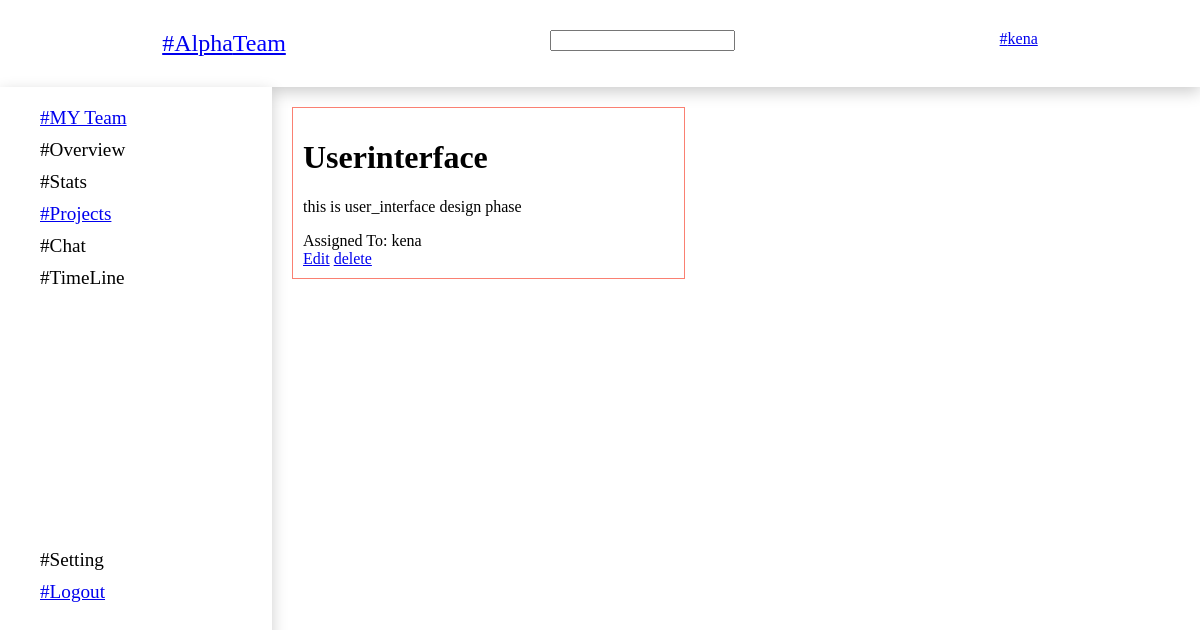
Screenshot of /dashboard/task/Userinterface/ (signed in) with the database file from the repository.
### projects/models.py (models this page shows, shortened)
class Task(models.Model):
    TODO = 'TD'
    COMPLETED = 'C'
    INPROGRESS = 'P'
    status_choice = [
        (TODO, 'Todo Task'),
        (COMPLETED, 'Completed Task'),
        (INPROGRESS, 'Inprogress Task'),
    ]
    task_name = models.CharField(max_length=50)
    description = models.TextField()
    assigned_to = models.ManyToManyField(User, through="TaskUser")
    updated = models.DateTimeField(auto_now=True)
    created = models.DateTimeField(auto_now_add=True)
    start_date = models.DateTimeField()
    deadline_date = models.DateTimeField()
    task_status = models.CharField(max_length=2, choices=status_choice, default=TODO)

### projects/views.py (the view)
# urls.py: path('task/<str:pk>/', views.show_task_detail, name = "task_detail"),
@login_required(login_url='login')
def show_task_detail(request, pk):
    task_name = Task.objects.get(task_name=pk)
    return render(request, 'projects/Task_info.html', {'task':task_name})

### projects/context_processors.py (called while the page is built)
@login_required(login_url='login')
def access_completed_task(request):
    completed_task = Task.objects.filter(task_status = 'C')
    return {'completed':completed_task, 'no_completed':len(completed_task)}

@login_required(login_url='login')
def access_inprogress_task(request):
    inprogress = Task.objects.filter(task_status = 'P')
    return {'inprogress':inprogress, 'no_inprogress':len(inprogress)}

@login_required(login_url='login')
def access_todo_task(request):
    todo_task = Task.objects.filter(task_status = 'TD')
    return {'todoTasks':todo_task, 'no_todo':len(todo_task)}

### projects/templates/projects/Task_info.html
{% extends 'index.html' %}
{% load static %}
{% block extra_head %}
<link rel="stylesheet" href="{% static 'CSS/task_info.css' %}">
{% endblock %}
{% block content %}
<div class="task-detail">
    <div class="task_name">
        <h1>{{task.task_name}}</h1>
    </div>
    <div class="task-desciption">
        <p>{{task.description}}</p>
    </div>
    <div class="contributors">
        {% for name in task.assigned_to.all %}
            Assigned To: {{name}}
        {% endfor %}
    </div>
    <div class="task-detail-footer">
        <div class="edit-delete">
            <a href={% url 'update_task' task.id %}>Edit</a>
            <a href={% url 'delete_task' task.id %}>delete</a>
        </div>
    </div>
</div>
{% endblock %}

### Templates/index.html (shortened to what this page needs)
{% load static %}
<!DOCTYPE html>
<html lang="en">
<head>
    {% load livereload_tags %}
    <link rel="stylesheet" href="{% static 'CSS/style.css' %}">
    {% block extra_head %}{% endblock %}
</head>
<body>
    <header>
        <div class="header">
            <div class="top-sidebar">
                <a href={% url  'home' %}>#Alpha<span>Team</span></a>
            </div>
            <div class="search">
                <input type="text">
            </div>
            <div class="profile">
                <a href={% url 'my-profile' %}>#<span>{{request.user}}</span></a>
            </div>
        </div>
    </header>
    <main>
        <div class="sidebar">
            <div class="navigation">
                <nav class="nav-bar">
                    <div class="nav-upper">
                        <div class="create_team nav-items">
                            <a href={% url 'user-page'  %}>#MY Team</a>
                        </div>
                        <div class="overview nav-items">
                            #Overview
                        </div>
                        <div class="stats nav-items">
                            #Stats
                        </div>
                        <div class="Projects nav-items">
                            <a href={% url 'projects' %}>#Projects</a>
                        </div>
                        <div class="chat nav-items">
                            #Chat
                        </div>
                        <div class="timeline nav-items">
                            #TimeLine
                        </div>
                    </div>
                    <div class="nav-lower">
                        <div class="settings nav-items">
                            #Setting
                        </div>
                        <div class="logout nav-items">
                            <a href={% url 'logout' %}>#Logout</a>
                        </div>
                    </div>
                </nav>
            </div>
        </div>
        <div class="main-section">
            {% block content %}
            {% endblock %}
        </div>
    </main>
</body>
</html>

### static/CSS/style.css (style rules this page uses)
body { width: 100%; margin: 0; }
main { display: flex; flex-direction: row; }
.main-section { display: flex; flex-direction: column; width: 80%; }
.header { display: flex; justify-content: space-around; padding: 30px; box-shadow: rgba(0, 0, 0, 0.2) 0px 5px 15px; }
.sidebar { background-color: #fff; box-shadow: rgba(0, 0, 0, 0.2) 0px 5px 15px; padding: 20px; width: 20%; height: 100vh; }
.top-sidebar { font-size: 1.5em; }
.top-sidebar span { color: blue; }
.navigation { margin-left: 20px; }
.nav-lower { margin-top: 250px; }
.nav-items { height: 2rem; font-size: 1.2rem; }

### static/CSS/task_info.css (style rules this page uses)
.task-detail { width: 40%; padding: 10px; border: 1px solid salmon; margin: 20px; }

### rows the page displays
Task: task_name "Userinterface", description "this is user_interface design phase"

### other values shown
{{ request.user }} "kena"
{{ name }} "kena"
